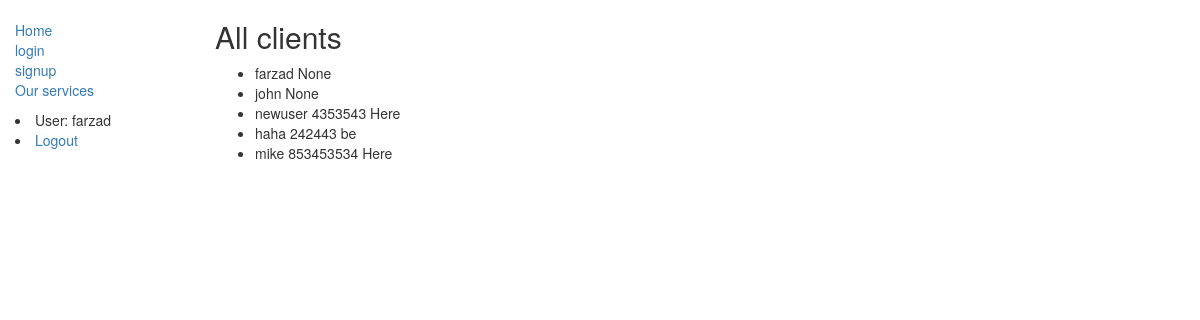
/doggroomer/user_details/ (signed in), run on the app's committed database.
### doggroomer/models.py (models this page shows, shortened)
class Profile(models.Model):
    user = models.OneToOneField(User, on_delete=models.CASCADE)
    full_name = models.CharField(max_length=50)
    address = models.CharField(max_length=300, blank=False)
    home_phone = models.IntegerField(null=True, blank=True)
    work_phone = models.IntegerField(null=True, blank=True)

### doggroomer/views.py (the view)
# urls.py: path('user_details/', views.users_details, name='user_details'),
@permission_required('is_superuser')
def users_details(request):
    return render(request, 'users_details.html', context={'profiles': Profile.objects.all()})

### doggroomer/templates/users_details.html
{% extends 'base_generic.html' %}
{% block content %}
  <h2>All clients</h2>
    <ul>
        {% for profile in profiles %}
            <li> {{ profile.user }}  {{ profile.home_phone }}  {{ profile.address }}</li>
        {% endfor %}
    </ul>
{% endblock %}

### doggroomer/templates/base_generic.html (shortened to what this page needs)
<!DOCTYPE html>
<html lang="en">
<head>
  <link rel="stylesheet" href="https://maxcdn.bootstrapcdn.com/bootstrap/3.3.7/css/bootstrap.min.css">
    {% load static %}
  <link rel="stylesheet" href="{% static 'css/styles.css' %}">
</head>
<body>
  <div class="container-fluid">
    <div class="row">
      <div class="col-sm-2">
      {% block sidebar %}
      <ul class="sidebar-nav">
          <li><a href="{% url 'index' %}">Home</a></li>
          <li><a href="">login</a></li>
          <li><a href="{% url 'signup' %}">signup</a></li>
            <li><a href="{% url 'services' %}"> Our services</a></li>
      </ul>
          {% if user.is_authenticated %}
     <li>User: {{ user.get_username }}</li>
     <li><a href="{% url 'logout'%}?next={{request.path}}">Logout</a></li>
   {% else %}
     <li><a href="{% url 'login'%}?next={{request.path}}">Login</a></li>
   {% endif %}
     {% endblock %}
      </div>
      <div class="col-sm-10 ">
      {% block content %}{% endblock %}
      </div>
    </div>
  </div>
</body>
</html>

### doggroomer/static/css/styles.css (style rules this page uses)
.sidebar-nav { margin-top: 20px; padding: 0; list-style: none; }

### data on the page
Profile: user "farzad", home_phone "None"
Profile: user "john", home_phone "None"
Profile: user "newuser", home_phone "4353543", address "Here"
Profile: user "haha", home_phone "242443", address "be"
Profile: user "mike", home_phone "853453534", address "Here"

### other printed values
{{ user.get_username }} "farzad"
